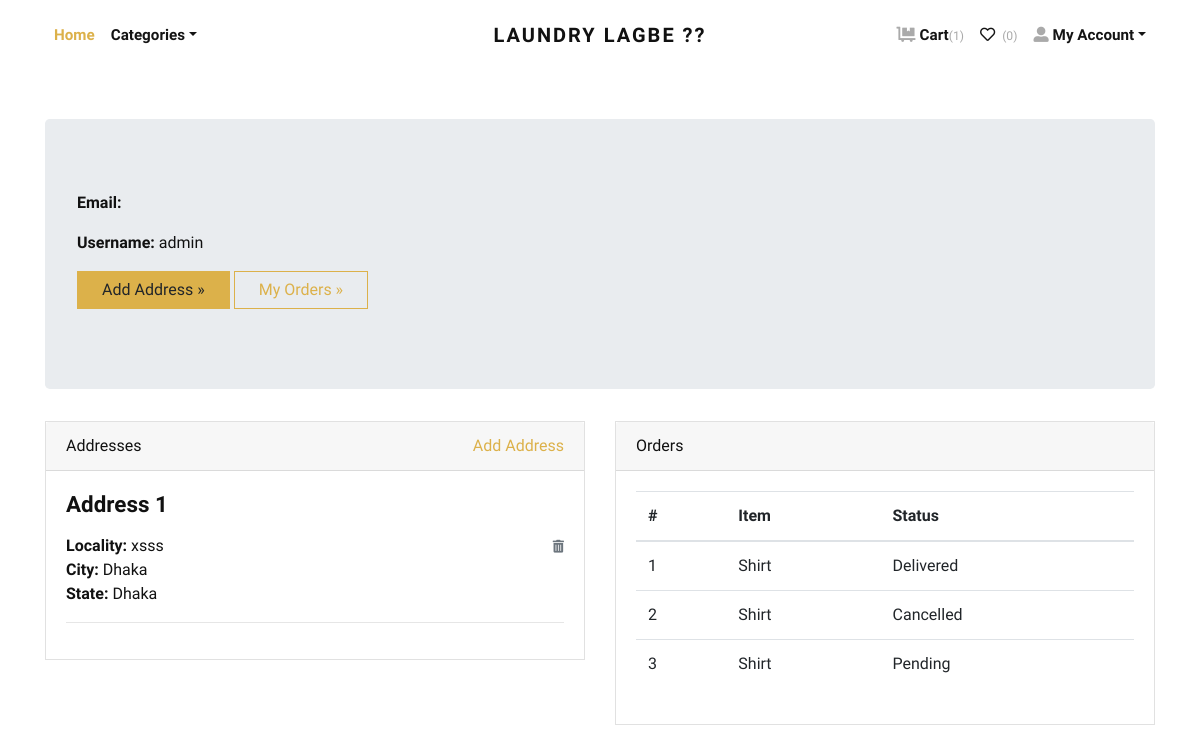
/accounts/profile/ (signed in), run on the app's committed database.
### store/models.py (models this page shows, shortened)
class Address(models.Model):
    user = models.ForeignKey(User, verbose_name="User", on_delete=models.CASCADE)
    locality = models.CharField(max_length=150, verbose_name="Nearest Location")
    city = models.CharField(max_length=150, verbose_name="City")
    state = models.CharField(max_length=150, verbose_name="State")

class Order(models.Model):
    user = models.ForeignKey(User, verbose_name="User", on_delete=models.CASCADE)
    address = models.ForeignKey(Address, verbose_name="Shipping Address", on_delete=models.CASCADE)
    product = models.ForeignKey(Product, verbose_name="Product", on_delete=models.CASCADE)
    quantity = models.PositiveIntegerField(verbose_name="Quantity")
    ordered_date = models.DateTimeField(auto_now_add=True, verbose_name="Ordered Date")
    status = models.CharField(
        choices=STATUS_CHOICES,
        max_length=50,
        default="Pending"
        )

class Product(models.Model):
    title = models.CharField(max_length=150, verbose_name="Product Title")
    slug = models.SlugField(max_length=160, verbose_name="Product Slug")
    sku = models.CharField(max_length=255, unique=True, verbose_name="Unique Product ID (SKU)")
    short_description = models.TextField(verbose_name="Short Description")
    detail_description = models.TextField(blank=True, null=True, verbose_name="Detail Description")
    product_image = models.ImageField(upload_to='product', blank=True, null=True, verbose_name="Product Image")
    price = models.DecimalField(max_digits=8, decimal_places=2)
    category = models.ForeignKey(Category, verbose_name="Product Categoy", on_delete=models.CASCADE)
    is_active = models.BooleanField(verbose_name="Is Active?")
    is_featured = models.BooleanField(verbose_name="Is Featured?")
    created_at = models.DateTimeField(auto_now_add=True, verbose_name="Created Date")
    updated_at = models.DateTimeField(auto_now=True, verbose_name="Updated Date")
    class Meta:
        verbose_name_plural = 'Products'
        ordering = ('-created_at', )

### store/views.py (the view)
# urls.py: path('accounts/profile/', views.profile, name="profile"),
@login_required
def profile(request):
    addresses = Address.objects.filter(user=request.user)
    orders = Order.objects.filter(user=request.user)
    return render(request, 'account/profile.html', {'addresses':addresses, 'orders':orders})

### store/context_preprocessors.py (called while the page is built)
def store_menu(request):
    categories = Category.objects.filter(is_active=True)
    context = {
        'categories_menu': categories,
    }
    return context

def cart_menu(request):
    if request.user.is_authenticated:
        cart_items= Cart.objects.filter(user=request.user)
        context = {
            'cart_items': cart_items,
        }
    else:
        context = {}
    return context

### templates/account/profile.html (shortened to what this page needs)
{% extends 'base.html' %}
{% load static %}
    {% block content %}
      <div class="container py-5">
        <div class="jumbotron">
          <p><strong>Email:</strong> {{request.user.email}}</p>
          <p><strong>Username:</strong> {{request.user.username}}</p>
          <p><a class="btn btn-primary btn-large" href="{% url 'store:add-address' %}">Add Address »</a> <a class="btn btn-outline-primary btn-large" href="#">My Orders »</a></p>
        </div>
        <div class="row">
          <div class="col-lg-6">
            <div class="card mb-4" id="headings">
              <div class="card-header">Addresses <span class="float-right"><a href="{% url 'store:add-address' %}">Add Address</a></span></div>
              <div class="card-body">
                {% if addresses %}
                    {% for address in addresses %}
                        <h4 class="mb-3">Address {{forloop.counter}}</h4>
                        <span class="float-right"><a href="{% url 'store:remove-address' address.id %}"><i class="fas fa-trash-alt small text-muted"></i></a></span>
                        <p>
                            <strong>Locality: </strong>{{address.locality}} <br>
                            <strong>City: </strong>{{address.city}} <br>
                            <strong>State: </strong>{{address.state}} <br>
                        </p>
                        <hr>
                    {% endfor %}
                {% else %}
                <div class="text-danger">
                  Address not Added.
                </div>
                {% endif %}
              </div>
            </div>
          </div>
          <div class="col-lg-6">
            <div class="card mb-4" id="tables">
              <div class="card-header">Orders</div>
              <div class="card-body">
                <table class="table table-hover">
                  <thead>
                    <tr>
                      <th>#</th>
                      <th>Item</th>
                      <th>Status</th>
                    </tr>
                  </thead>
                  <tbody>
                    {% if orders %}
                      {% for order in orders %}
                        <tr>
                          <td>{{forloop.counter}}</td>
                          <td>{{order.product.title}}</td>
                          <td>
                            {{order.status}}
                          </td>
                        </tr>
                      {% endfor %}
                    {% else %}
                    <tr>
                      <td class="text-danger" colspan="3">You've not Ordered anything yet.</td>
                    </tr>
                    {% endif %}
                  </tbody>
                </table>
              </div>
            </div>
          </div>
        </div>
      </div>
{% endblock content %}

### cse499/static/css/style.default.css (style rules this page uses)
strong { font-weight: 700; }
.btn { font-weight: 400; border: 1px solid transparent; font-family: inherit; padding: 0.375rem 1.5rem; font-size: 1rem; line-height: 1.5; border-radius: 0; transition: color 0.15s ease-in-out, background-color 0.15s ease-in-out, border-color 0.15s ease-in-out, box-shadow 0.15s ease-in-out; }
.btn-primary { color: #212529; background-color: #dcb14a; border-color: #dcb14a; }
.btn-outline-primary { color: #dcb14a; background-color: transparent; background-image: none; border-color: #dcb14a; }
body { font-family: "Libre Franklin", sans-serif; font-size: 1rem; font-weight: 400; line-height: 1.5; color: #111111; background-color: #fff; }
a { color: #dcb14a; text-decoration: none; }
h1, h2, h3, h4, h5, h6, .h1, .h2, .h3, .h4, .h5, .h6 { margin-bottom: 0.5rem; font-family: inherit; font-weight: 900; line-height: 1.2; color: inherit; }
h4, .h4 { font-size: 1.4rem; }
hr { border-top: 1px solid rgba(17, 17, 17, 0.1); }
small, .small { font-size: 80%; font-weight: 400; }
.card { background-color: #fff; border: 1px solid rgba(17, 17, 17, 0.125); border-radius: 0; }
.card-body { padding: 1.25rem; }
.card-header { padding: 0.75rem 1.25rem; background-color: rgba(17, 17, 17, 0.03); border-bottom: 1px solid rgba(17, 17, 17, 0.125); }
.card-header:first-child { border-radius: calc(0 - 1px) calc(0 - 1px) 0 0; }

### data on the page
Address: locality "xsss", city "Dhaka", state "Dhaka"
Order: product "Shirt", status "Delivered"
Order: product "Shirt", status "Cancelled"
Order: product "Shirt", status "Pending"

### other printed values
{{ cart_items.count }} "1"
{{ request.user.username }} "admin"
